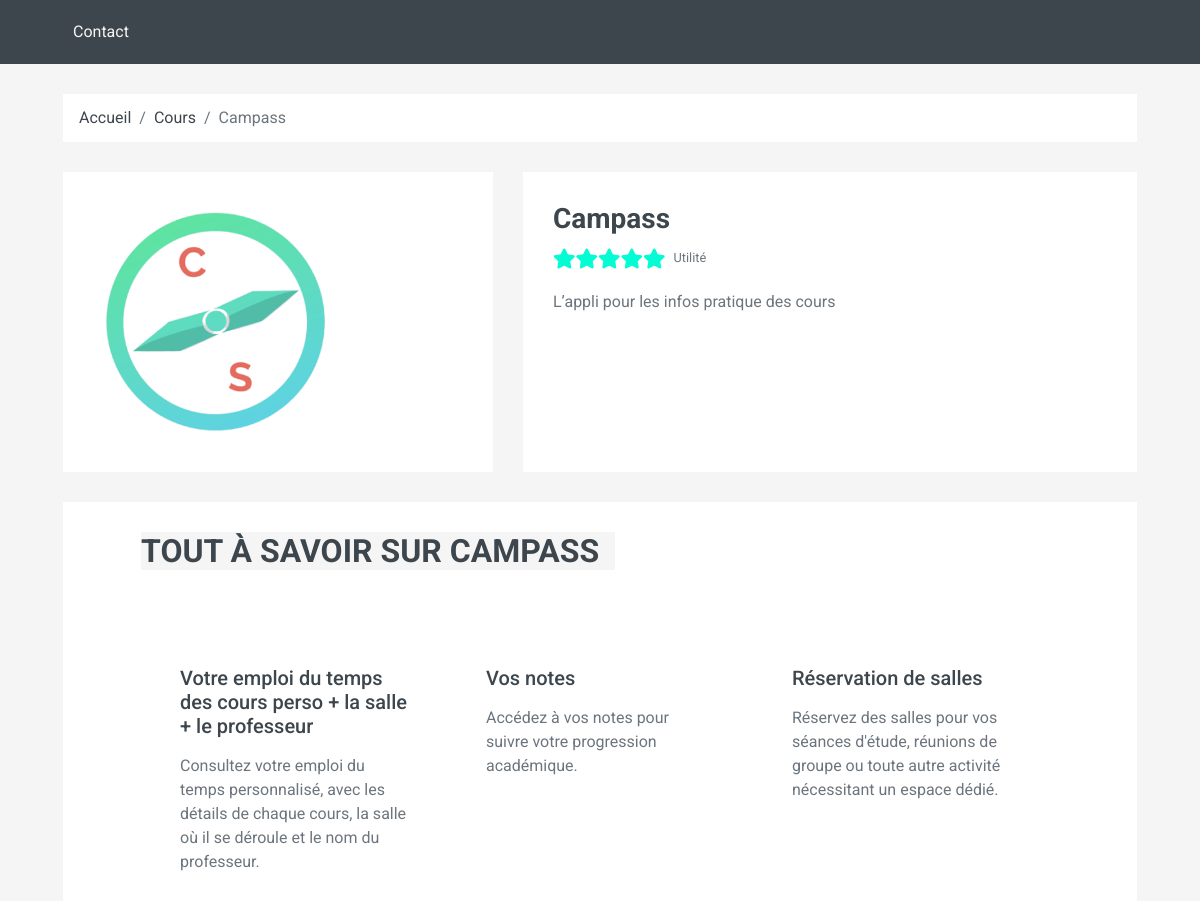
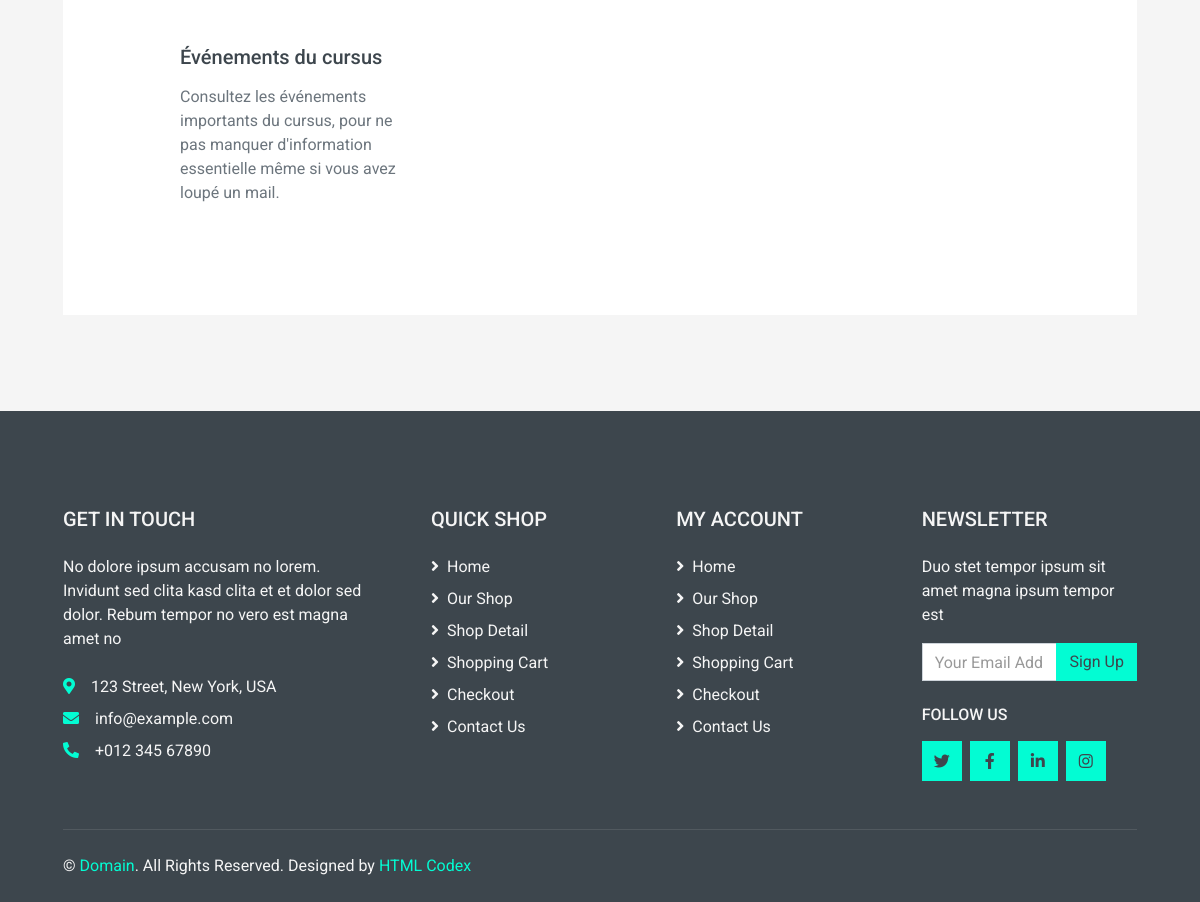
/detail/Campass/, run on the app's committed database (2 pictures, top to bottom).
### Services/models.py (models this page shows, shortened)
class Service(models.Model):
    image_path = models.CharField(max_length=200, default="img/no-image-available.jpg")  # Chemin vers l'image
    category = models.CharField(max_length=100, default="Autre")
    title = models.CharField(max_length=100)
    stars = models.IntegerField(default=0)  # Peut-être changer en FloatField si vous utilisez un système d'évaluation par étoiles
    short_description = models.CharField(max_length=400)
    long_description = models.TextField()
    service_url = models.URLField(max_length=200, blank=True, null=True)  # Champ URL
    order = models.IntegerField(default=0)  # Champ pour spécifier l'ordre des services
    category_order = models.IntegerField(default=0)  # Champ pour spécifier l'ordre des catégories
    def get_stars_html(self):
        full_stars = self.stars // 1
        half_star = self.stars % 1 > 0
        empty_stars = 5 - full_stars - half_star
        stars_html = '<div class="stars">'
        for _ in range(full_stars):
            stars_html += '<span class="fas fa-star"></span>'
        if half_star:
            stars_html += '<span class="fas fa-star-half-alt"></span>'
        for _ in range(empty_stars):
            stars_html += '<span class="far fa-star"></span>'
        stars_html += '</div>'
        return stars_html
    def get_image_url(self):
        return '/static/' + self.image_path

### Services/views.py (the view)
# urls.py: path('detail/<str:service_title>/', views.detail, name='detail')
def detail(request, service_title):
    service = get_object_or_404(Service, title=service_title)
    return render(request, 'detail.html', {'service': service})

### templates/detail.html (shortened to what this page needs)
{% load static %}
<!DOCTYPE html>
<html lang="en">
<head>
    <link href="https://cdnjs.cloudflare.com/ajax/libs/font-awesome/5.10.0/css/all.min.css" rel="stylesheet">
    <link href="{% static 'lib/animate/animate.min.css' %}" rel="stylesheet">
    <link href="{% static 'lib/owlcarousel/assets/owl.carousel.min.css' %}" rel="stylesheet">
    <link href="{% static 'css/style.css' %}" rel="stylesheet">
</head>
<body>
    <div class="container-fluid bg-dark mb-30">
        <div class="row px-xl-5">
            <div class="col-lg-9">
                <nav class="navbar navbar-expand-lg bg-dark navbar-dark py-3 py-lg-0 px-0">
                    <div class="collapse navbar-collapse justify-content-between" id="navbarCollapse">
                        <div class="navbar-nav mr-auto py-0">
                            <a href="contact.html" class="nav-item nav-link">Contact</a>
                        </div>
                    </div>
                </nav>
            </div>
        </div>
    </div>
    <div class="container-fluid">
        <div class="row px-xl-5">
            <div class="col-12">
                <nav class="breadcrumb bg-light mb-30">
                    <a class="breadcrumb-item text-dark" href="#">Accueil</a>
                    <a class="breadcrumb-item text-dark" href="#">{{ service.category }}</a>
                    <span class="breadcrumb-item active">{{ service.title }}</span>
                </nav>
            </div>
        </div>
    </div>
    <div class="container-fluid pb-5">
        <div class="row px-xl-5">
            <div class="col-lg-5 mb-30">
                <div id="product-carousel" class="carousel slide" data-ride="carousel">
                    <div class="carousel-inner bg-light">
                        <div class="carousel-item active">
                            <img class="img-fluid" style="max-width: 500px; max-height: 300px;" src="{{ service.get_image_url }}" alt="Image">
                        </div>
                    </div>
                </div>
            </div>
            <div class="col-lg-7 h-auto mb-30">
                <div class="h-100 bg-light p-30">
                    <h3>{{ service.title }}</h3>
                    <div class="d-flex mb-3">
                        <div class="text-primary mr-2">
                            {{ service.get_stars_html|safe }}
                        </div>
                        <small class="pt-1">Utilité</small>
                    </div>
                    <p class="mb-4">{{ service.short_description }}</p>
                </div>
            </div>
        </div>
        <div class="row px-xl-5">
            <div class="col">
                <div class="bg-light p-30">
                    <div class="tab-content">
                        <div class="tab-pane fade show active" id="tab-pane-1">
                            <h2 class="section-title position-relative text-uppercase mx-xl-5 mb-4"><span class="bg-secondary pr-3">Tout à savoir sur {{ service.title }}</span></h2>
                            <p>{{ service.long_description|safe }}</p>
                        </div>
                    </div>
                </div>
            </div>
        </div>
    </div>
    <div class="container-fluid bg-dark text-secondary mt-5 pt-5">
        <div class="row px-xl-5 pt-5">
            <div class="col-lg-4 col-md-12 mb-5 pr-3 pr-xl-5">
                <h5 class="text-secondary text-uppercase mb-4">Get In Touch</h5>
                <p class="mb-4">No dolore ipsum accusam no lorem. Invidunt sed clita kasd clita et et dolor sed dolor. Rebum tempor no vero est magna amet no</p>
                <p class="mb-2"><i class="fa fa-map-marker-alt text-primary mr-3"></i>123 Street, New York, USA</p>
                <p class="mb-2"><i class="fa fa-envelope text-primary mr-3"></i>info@example.com</p>
                <p class="mb-0"><i class="fa fa-phone-alt text-primary mr-3"></i>+012 345 67890</p>
            </div>
            <div class="col-lg-8 col-md-12">
                <div class="row">
                    <div class="col-md-4 mb-5">
                        <h5 class="text-secondary text-uppercase mb-4">Quick Shop</h5>
                        <div class="d-flex flex-column justify-content-start">
                            <a class="text-secondary mb-2" href="#"><i class="fa fa-angle-right mr-2"></i>Home</a>
                            <a class="text-secondary mb-2" href="#"><i class="fa fa-angle-right mr-2"></i>Our Shop</a>
                            <a class="text-secondary mb-2" href="#"><i class="fa fa-angle-right mr-2"></i>Shop Detail</a>
                            <a class="text-secondary mb-2" href="#"><i class="fa fa-angle-right mr-2"></i>Shopping Cart</a>
                            <a class="text-secondary mb-2" href="#"><i class="fa fa-angle-right mr-2"></i>Checkout</a>
                            <a class="text-secondary" href="#"><i class="fa fa-angle-right mr-2"></i>Contact Us</a>
                        </div>
                    </div>
                    <div class="col-md-4 mb-5">
                        <h5 class="text-secondary text-uppercase mb-4">My Account</h5>
                        <div class="d-flex flex-column justify-content-start">
                            <a class="text-secondary mb-2" href="#"><i class="fa fa-angle-right mr-2"></i>Home</a>
                            <a class="text-secondary mb-2" href="#"><i class="fa fa-angle-right mr-2"></i>Our Shop</a>
                            <a class="text-secondary mb-2" href="#"><i class="fa fa-angle-right mr-2"></i>Shop Detail</a>
                            <a class="text-secondary mb-2" href="#"><i class="fa fa-angle-right mr-2"></i>Shopping Cart</a>
                            <a class="text-secondary mb-2" href="#"><i class="fa fa-angle-right mr-2"></i>Checkout</a>
                            <a class="text-secondary" href="#"><i class="fa fa-angle-right mr-2"></i>Contact Us</a>
                        </div>
                    </div>
                    <div class="col-md-4 mb-5">
                        <h5 class="text-secondary text-uppercase mb-4">Newsletter</h5>
                        <p>Duo stet tempor ipsum sit amet magna ipsum tempor est</p>
                        <form action="">
                            <div class="input-group">
                                <input type="text" class="form-control" placeholder="Your Email Address">
                                <div class="input-group-append">
                                    <button class="btn btn-primary">Sign Up</button>
                                </div>
                            </div>
                        </form>
                        <h6 class="text-secondary text-uppercase mt-4 mb-3">Follow Us</h6>
                        <div class="d-flex">
                            <a class="btn btn-primary btn-square mr-2" href="#"><i class="fab fa-twitter"></i></a>
                            <a class="btn btn-primary btn-square mr-2" href="#"><i class="fab fa-facebook-f"></i></a>
                            <a class="btn btn-primary btn-square mr-2" href="#"><i class="fab fa-linkedin-in"></i></a>
                            <a class="btn btn-primary btn-square" href="#"><i class="fab fa-instagram"></i></a>
                        </div>
                    </div>
                </div>
            </div>
        </div>
        <div class="row border-top mx-xl-5 py-4" style="border-color: rgba(256, 256, 256, .1) !important;">
            <div class="col-md-6 px-xl-0">
                <p class="mb-md-0 text-center text-md-left text-secondary">
                    &copy; <a class="text-primary" href="#">Domain</a>. All Rights Reserved. Designed
                    by
                    <a class="text-primary" href="https://htmlcodex.com">HTML Codex</a>
                </p>
            </div>
            <div class="col-md-6 px-xl-0 text-center text-md-right">
            </div>
        </div>
    </div>
</body>
</html>

### data on the page
Service: category "Cours", title "Campass", get_image_url (picture), short_description "L’appli pour les infos pratique des cours", title "CAMPASS", long_description "Votre emploi du temps des cours perso + la salle + le professeur Consultez votre emploi du temps personnalisé, avec les détails de chaque cours, la salle où il se déroule et le nom du professeur. Vos notes Accédez à vos notes pour suivre votre progression académique. Réservation de salles Réservez des salles pour vos séances d'étude, réunions de groupe ou toute autre activité nécessitant un espace dédié. Événements du cursus Consultez les événements importants du cursus, pour ne pas manquer d'information essentielle même si vous avez loupé un mail."
